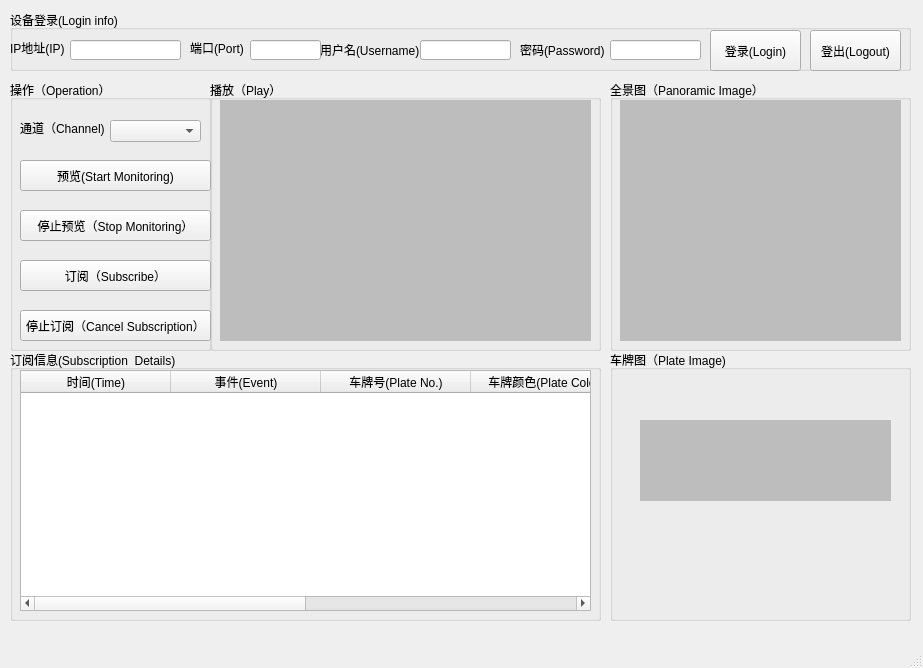
<?xml version="1.0" encoding="UTF-8"?>
<ui version="4.0">
 <class>MainWindow</class>
 <widget class="QMainWindow" name="MainWindow">
  <property name="geometry">
   <rect>
    <x>0</x>
    <y>0</y>
    <width>923</width>
    <height>668</height>
   </rect>
  </property>
  <property name="windowTitle">
   <string>智能交通IntelligentTrffic(离线offline)</string>
  </property>
  <widget class="QWidget" name="centralwidget">
   <widget class="QGroupBox" name="Login_groupBox">
    <property name="geometry">
     <rect>
      <x>10</x>
      <y>10</y>
      <width>901</width>
      <height>61</height>
     </rect>
    </property>
    <property name="title">
     <string>设备登录(Login info)</string>
    </property>
    <widget class="QPushButton" name="Logout_pushButton">
     <property name="geometry">
      <rect>
       <x>800</x>
       <y>20</y>
       <width>91</width>
       <height>41</height>
      </rect>
     </property>
     <property name="text">
      <string>登出(Logout)</string>
     </property>
    </widget>
    <widget class="QPushButton" name="Login_pushButton">
     <property name="geometry">
      <rect>
       <x>700</x>
       <y>20</y>
       <width>91</width>
       <height>41</height>
      </rect>
     </property>
     <property name="text">
      <string>登录(Login)</string>
     </property>
    </widget>
    <widget class="QLabel" name="Pwd_label">
     <property name="geometry">
      <rect>
       <x>510</x>
       <y>30</y>
       <width>91</width>
       <height>20</height>
      </rect>
     </property>
     <property name="text">
      <string>密码(Password)</string>
     </property>
    </widget>
    <widget class="QLabel" name="User_label">
     <property name="geometry">
      <rect>
       <x>310</x>
       <y>30</y>
       <width>111</width>
       <height>20</height>
      </rect>
     </property>
     <property name="text">
      <string>用户名(Username)</string>
     </property>
    </widget>
    <widget class="QLineEdit" name="Port_lineEdit">
     <property name="geometry">
      <rect>
       <x>240</x>
       <y>30</y>
       <width>71</width>
       <height>20</height>
      </rect>
     </property>
    </widget>
    <widget class="QLineEdit" name="User_lineEdit">
     <property name="geometry">
      <rect>
       <x>410</x>
       <y>30</y>
       <width>91</width>
       <height>20</height>
      </rect>
     </property>
    </widget>
    <widget class="QLineEdit" name="Pwd_lineEdit">
     <property name="geometry">
      <rect>
       <x>600</x>
       <y>30</y>
       <width>91</width>
       <height>20</height>
      </rect>
     </property>
     <property name="echoMode">
      <enum>QLineEdit::Password</enum>
     </property>
    </widget>
    <widget class="QLabel" name="IP_label">
     <property name="geometry">
      <rect>
       <x>0</x>
       <y>30</y>
       <width>81</width>
       <height>16</height>
      </rect>
     </property>
     <property name="text">
      <string>IP地址(IP)</string>
     </property>
    </widget>
    <widget class="QLineEdit" name="IP_lineEdit">
     <property name="geometry">
      <rect>
       <x>60</x>
       <y>30</y>
       <width>111</width>
       <height>20</height>
      </rect>
     </property>
    </widget>
    <widget class="QLabel" name="Port_label">
     <property name="geometry">
      <rect>
       <x>180</x>
       <y>30</y>
       <width>61</width>
       <height>16</height>
      </rect>
     </property>
     <property name="text">
      <string>端口(Port)</string>
     </property>
    </widget>
   </widget>
   <widget class="QGroupBox" name="Operate_groupBox">
    <property name="geometry">
     <rect>
      <x>10</x>
      <y>80</y>
      <width>201</width>
      <height>271</height>
     </rect>
    </property>
    <property name="title">
     <string>操作（Operation）</string>
    </property>
    <widget class="QPushButton" name="Play_pushButton">
     <property name="geometry">
      <rect>
       <x>10</x>
       <y>80</y>
       <width>191</width>
       <height>31</height>
      </rect>
     </property>
     <property name="text">
      <string>预览(Start Monitoring)</string>
     </property>
    </widget>
    <widget class="QPushButton" name="StopPlay_pushButton">
     <property name="geometry">
      <rect>
       <x>10</x>
       <y>130</y>
       <width>191</width>
       <height>31</height>
      </rect>
     </property>
     <property name="text">
      <string>停止预览（Stop Monitoring）</string>
     </property>
    </widget>
    <widget class="QPushButton" name="Attach_pushButton">
     <property name="geometry">
      <rect>
       <x>10</x>
       <y>180</y>
       <width>191</width>
       <height>31</height>
      </rect>
     </property>
     <property name="text">
      <string>订阅（Subscribe）</string>
     </property>
    </widget>
    <widget class="QPushButton" name="Detach_pushButton">
     <property name="geometry">
      <rect>
       <x>10</x>
       <y>230</y>
       <width>191</width>
       <height>31</height>
      </rect>
     </property>
     <property name="text">
      <string>停止订阅（Cancel Subscription）</string>
     </property>
    </widget>
    <widget class="QComboBox" name="Channel_comboBox">
     <property name="geometry">
      <rect>
       <x>100</x>
       <y>40</y>
       <width>91</width>
       <height>22</height>
      </rect>
     </property>
    </widget>
    <widget class="QLabel" name="label">
     <property name="geometry">
      <rect>
       <x>10</x>
       <y>40</y>
       <width>101</width>
       <height>16</height>
      </rect>
     </property>
     <property name="text">
      <string>通道（Channel)</string>
     </property>
    </widget>
   </widget>
   <widget class="QGroupBox" name="Play_groupBox">
    <property name="geometry">
     <rect>
      <x>210</x>
      <y>80</y>
      <width>391</width>
      <height>271</height>
     </rect>
    </property>
    <property name="title">
     <string>播放（Play）</string>
    </property>
    <widget class="QLabel" name="Video_label">
     <property name="geometry">
      <rect>
       <x>10</x>
       <y>20</y>
       <width>371</width>
       <height>241</height>
      </rect>
     </property>
     <property name="styleSheet">
      <string notr="true">background-color: rgb(189, 189, 189);</string>
     </property>
     <property name="text">
      <string/>
     </property>
    </widget>
   </widget>
   <widget class="QGroupBox" name="Attach_groupBox">
    <property name="geometry">
     <rect>
      <x>10</x>
      <y>350</y>
      <width>591</width>
      <height>271</height>
     </rect>
    </property>
    <property name="title">
     <string>订阅信息(Subscription  Details)</string>
    </property>
    <widget class="QTableWidget" name="Attach_tableWidget">
     <property name="geometry">
      <rect>
       <x>10</x>
       <y>20</y>
       <width>571</width>
       <height>241</height>
      </rect>
     </property>
     <attribute name="horizontalHeaderDefaultSectionSize">
      <number>150</number>
     </attribute>
     <column>
      <property name="text">
       <string>时间(Time)</string>
      </property>
      <property name="textAlignment">
       <set>AlignCenter</set>
      </property>
     </column>
     <column>
      <property name="text">
       <string extracomment="123">事件(Event)</string>
      </property>
      <property name="textAlignment">
       <set>AlignCenter</set>
      </property>
     </column>
     <column>
      <property name="text">
       <string>车牌号(Plate No.)</string>
      </property>
      <property name="textAlignment">
       <set>AlignCenter</set>
      </property>
     </column>
     <column>
      <property name="text">
       <string>车牌颜色(Plate Color)</string>
      </property>
      <property name="textAlignment">
       <set>AlignCenter</set>
      </property>
     </column>
     <column>
      <property name="text">
       <string>车型类型(Vehicle Type)</string>
      </property>
      <property name="textAlignment">
       <set>AlignCenter</set>
      </property>
     </column>
     <column>
      <property name="text">
       <string>车身颜色(Vehicle Color)</string>
      </property>
      <property name="textAlignment">
       <set>AlignCenter</set>
      </property>
     </column>
    </widget>
   </widget>
   <widget class="QLabel" name="GlobalScene_label">
    <property name="geometry">
     <rect>
      <x>620</x>
      <y>100</y>
      <width>281</width>
      <height>241</height>
     </rect>
    </property>
    <property name="styleSheet">
     <string notr="true">background-color: rgb(189, 189, 189);</string>
    </property>
    <property name="text">
     <string/>
    </property>
   </widget>
   <widget class="QGroupBox" name="GlobalScene_groupBox">
    <property name="geometry">
     <rect>
      <x>610</x>
      <y>80</y>
      <width>301</width>
      <height>271</height>
     </rect>
    </property>
    <property name="title">
     <string>全景图（Panoramic Image）</string>
    </property>
   </widget>
   <widget class="QGroupBox" name="VehicleInfo_groupBox">
    <property name="geometry">
     <rect>
      <x>610</x>
      <y>350</y>
      <width>301</width>
      <height>271</height>
     </rect>
    </property>
    <property name="title">
     <string>车牌图（Plate Image)</string>
    </property>
    <widget class="QLabel" name="SmallScene_label">
     <property name="geometry">
      <rect>
       <x>30</x>
       <y>70</y>
       <width>251</width>
       <height>81</height>
      </rect>
     </property>
     <property name="styleSheet">
      <string notr="true">background-color: rgb(189, 189, 189);</string>
     </property>
     <property name="text">
      <string/>
     </property>
    </widget>
   </widget>
   <zorder>VehicleInfo_groupBox</zorder>
   <zorder>GlobalScene_groupBox</zorder>
   <zorder>Operate_groupBox</zorder>
   <zorder>Login_groupBox</zorder>
   <zorder>Play_groupBox</zorder>
   <zorder>Attach_groupBox</zorder>
   <zorder>GlobalScene_label</zorder>
  </widget>
  <widget class="QMenuBar" name="menubar">
   <property name="geometry">
    <rect>
     <x>0</x>
     <y>0</y>
     <width>923</width>
     <height>23</height>
    </rect>
   </property>
  </widget>
  <widget class="QStatusBar" name="statusbar"/>
  <action name="Switch_action">
   <property name="text">
    <string>中英文切换</string>
   </property>
  </action>
 </widget>
 <resources/>
 <connections/>
</ui>
